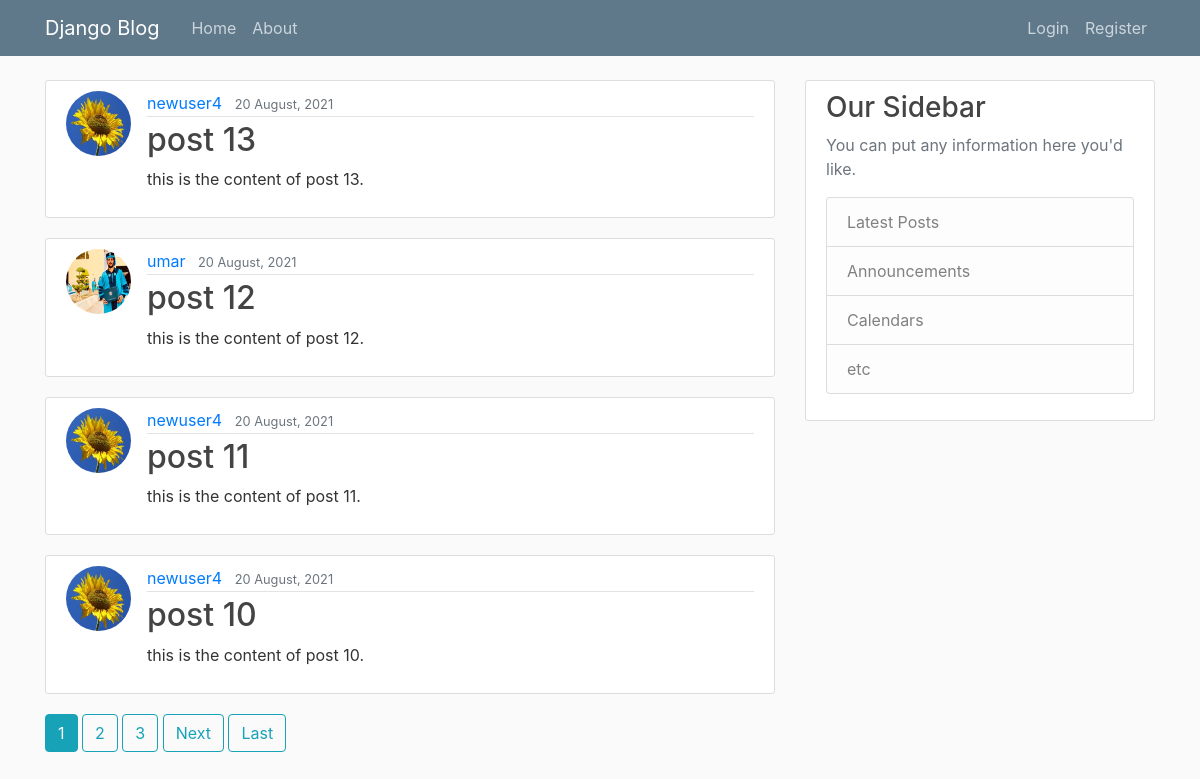
The page / on the database its author committed.
### blog/models.py (models this page shows, shortened)
class Post(models.Model):
    title=models.CharField(max_length=40)
    content=models.TextField()
    date_posted=models.DateTimeField(default=timezone.now)
    author=models.ForeignKey(User, on_delete=models.CASCADE)

### users/models.py (models this page shows, shortened)
class Profile(models.Model):
    user = models.OneToOneField(User, on_delete=models.CASCADE)
    image=models.ImageField(default='default.jpg', upload_to='profile_pics')

### blog/views.py (the view)
# urls.py: path('', postlistview.as_view(), name='blog-home'),
class postlistview(ListView):           #Example of class based views.
    model= Post
    template_name = 'blog/home.html'   # <app>/<model>_<viewpoint>.html
    context_object_name = 'posts'
    ordering = ['-date_posted']
    paginate_by = 4            #number of post objects which should be shown per page

### blog/templates/blog/home.html (shortened to what this page needs)
{% extends 'blog/base.html' %}
{% block content %}
    {% for post in posts %}
    <article class="media content-section">
      <img class="rounded-circle article-img" src="{{ post.author.profile.image.url }}">
        <div class="media-body">
          <div class="article-metadata">
            <a class="mr-2" href="{% url 'user-posts' post.author.username %}">{{ post.author }}</a>
            <small class="text-muted">{{ post.date_posted |date:'d F, Y' }}</small>
          </div>
          <h2><a class="article-title" href="{% url 'post-detail' post.id %}">{{ post.title }}</a></h2>
          <p class="article-content">{{ post.content }}</p>
        </div>
      </article>
    {%endfor%}
    {% if is_paginated %}
    {% for num in page_obj.paginator.page_range %}
      {% if page_obj.number == num %}                                      <! Middle loop and if else is to manage the number of pages >
        <a class="btn btn-info mb-4" href="?page={{ num }}">{{ num }}</a>  <! at front and back of the present page. >
      {% elif num > page_obj.number|add:'-3' and num < page_obj.number|add:'3' %}
        <a class="btn btn-outline-info mb-4" href="?page={{ num }}">{{ num }}</a>
      {% endif %}
    {% endfor %}
    {% if page_obj.has_next %}  <! this blcok of code put the Next and Last buttons only if the current page is not the last page.>
      <a class="btn btn-outline-info mb-4" href="?page={{ page_obj.next_page_number }}">Next</a>
      <a class="btn btn-outline-info mb-4" href="?page={{ page_obj.paginator.num_pages }}">Last</a>
    {% endif %}
  {% endif %}
{% endblock content %}

### blog/static/blog/main.css (style rules this page uses)
body { background: #fafafa; color: #333333; margin-top: 5rem; }
h1, h2, h3, h4, h5, h6 { color: #444444; }
.content-section { background: #ffffff; padding: 10px 20px; border: 1px solid #dddddd; border-radius: 3px; margin-bottom: 20px; }
.article-title { color: #444444; }
.article-content { white-space: pre-line; }
.article-img { height: 65px; width: 65px; margin-right: 16px; }
.article-metadata { padding-bottom: 1px; margin-bottom: 4px; border-bottom: 1px solid #e3e3e3 }

### rows shown on the page
Post: author.profile.image (placeholder picture), author "newuser4", date_posted "20 August, 2021", title "post 13", content "this is the content of post 13."
Post: author.profile.image (picture), author "umar", date_posted "20 August, 2021", title "post 12", content "this is the content of post 12."
Post: author.profile.image (placeholder picture), author "newuser4", date_posted "20 August, 2021", title "post 11", content "this is the content of post 11."
Post: author.profile.image (placeholder picture), author "newuser4", date_posted "20 August, 2021", title "post 10", content "this is the content of post 10."

### other values the page prints
{{ num }} "1"
{{ num }} "2" "3"
